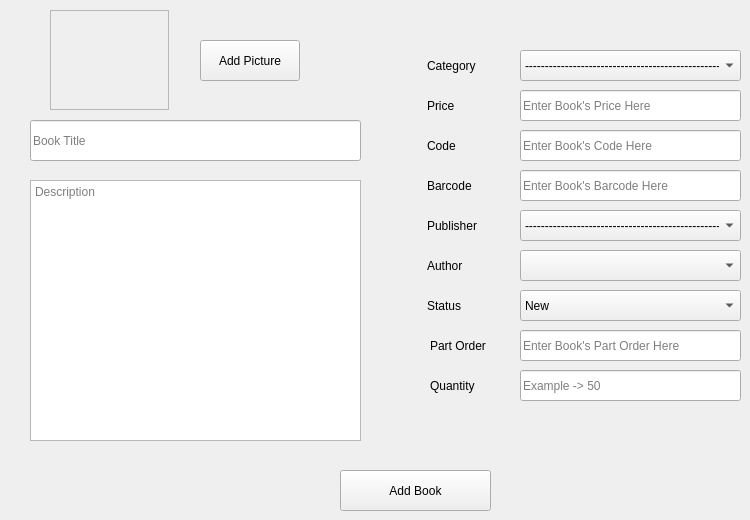
      <widget class="QWidget" name="tab_16">
       <attribute name="title">
        <string>Add New Book</string>
       </attribute>
       <widget class="QLabel" name="label_2">
        <property name="geometry">
         <rect>
          <x>427</x>
          <y>50</y>
          <width>71</width>
          <height>31</height>
         </rect>
        </property>
        <property name="text">
         <string>Category</string>
        </property>
       </widget>
       <widget class="QLabel" name="label_3">
        <property name="geometry">
         <rect>
          <x>427</x>
          <y>90</y>
          <width>71</width>
          <height>31</height>
         </rect>
        </property>
        <property name="text">
         <string>Price</string>
        </property>
       </widget>
       <widget class="QLabel" name="label_4">
        <property name="geometry">
         <rect>
          <x>427</x>
          <y>130</y>
          <width>71</width>
          <height>31</height>
         </rect>
        </property>
        <property name="text">
         <string>Code</string>
        </property>
       </widget>
       <widget class="QLabel" name="label_5">
        <property name="geometry">
         <rect>
          <x>427</x>
          <y>210</y>
          <width>71</width>
          <height>31</height>
         </rect>
        </property>
        <property name="text">
         <string>Publisher</string>
        </property>
       </widget>
       <widget class="QLabel" name="label_6">
        <property name="geometry">
         <rect>
          <x>427</x>
          <y>250</y>
          <width>71</width>
          <height>31</height>
         </rect>
        </property>
        <property name="text">
         <string>Author</string>
        </property>
       </widget>
       <widget class="QLabel" name="label_7">
        <property name="geometry">
         <rect>
          <x>427</x>
          <y>290</y>
          <width>71</width>
          <height>31</height>
         </rect>
        </property>
        <property name="text">
         <string>Status</string>
        </property>
       </widget>
       <widget class="QLabel" name="label_8">
        <property name="geometry">
         <rect>
          <x>430</x>
          <y>330</y>
          <width>81</width>
          <height>31</height>
         </rect>
        </property>
        <property name="text">
         <string>Part Order</string>
        </property>
       </widget>
       <widget class="QComboBox" name="comboBox_4">
        <property name="geometry">
         <rect>
          <x>520</x>
          <y>50</y>
          <width>221</width>
          <height>31</height>
         </rect>
        </property>
        <property name="currentText">
         <string>--------------------------------------------------</string>
        </property>
        <item>
         <property name="text">
          <string>--------------------------------------------------</string>
         </property>
        </item>
       </widget>
       <widget class="QComboBox" name="comboBox_6">
        <property name="geometry">
         <rect>
          <x>520</x>
          <y>250</y>
          <width>221</width>
          <height>31</height>
         </rect>
        </property>
       </widget>
       <widget class="QComboBox" name="comboBox_7">
        <property name="geometry">
         <rect>
          <x>520</x>
          <y>290</y>
          <width>221</width>
          <height>31</height>
         </rect>
        </property>
        <item>
         <property name="text">
          <string>New</string>
         </property>
        </item>
        <item>
         <property name="text">
          <string>Used</string>
         </property>
        </item>
        <item>
         <property name="text">
          <string>Damaged</string>
         </property>
        </item>
       </widget>
       <widget class="QComboBox" name="comboBox_8">
        <property name="geometry">
         <rect>
          <x>520</x>
          <y>210</y>
          <width>221</width>
          <height>31</height>
         </rect>
        </property>
        <property name="currentText">
         <string>--------------------------------------------------</string>
        </property>
        <item>
         <property name="text">
          <string>--------------------------------------------------</string>
         </property>
        </item>
       </widget>
       <widget class="QPushButton" name="pushButton_13">
        <property name="enabled">
         <bool>true</bool>
        </property>
        <property name="geometry">
         <rect>
          <x>340</x>
          <y>470</y>
          <width>151</width>
          <height>41</height>
         </rect>
        </property>
        <property name="sizePolicy">
         <sizepolicy hsizetype="Minimum" vsizetype="Fixed">
          <horstretch>46</horstretch>
          <verstretch>21</verstretch>
         </sizepolicy>
        </property>
        <property name="baseSize">
         <size>
          <width>39</width>
          <height>61</height>
         </size>
        </property>
        <property name="text">
         <string>Add Book</string>
        </property>
       </widget>
       <widget class="QLineEdit" name="lineEdit_6">
        <property name="geometry">
         <rect>
          <x>30</x>
          <y>120</y>
          <width>331</width>
          <height>41</height>
         </rect>
        </property>
        <property name="placeholderText">
         <string>Book Title</string>
        </property>
       </widget>
       <widget class="QLineEdit" name="lineEdit_11">
        <property name="geometry">
         <rect>
          <x>520</x>
          <y>90</y>
          <width>221</width>
          <height>31</height>
         </rect>
        </property>
        <property name="placeholderText">
         <string>Enter Book's Price Here</string>
        </property>
       </widget>
       <widget class="QTextEdit" name="textEdit">
        <property name="geometry">
         <rect>
          <x>30</x>
          <y>180</y>
          <width>331</width>
          <height>261</height>
         </rect>
        </property>
        <property name="placeholderText">
         <string>Description</string>
        </property>
       </widget>
       <widget class="QLineEdit" name="lineEdit_47">
        <property name="geometry">
         <rect>
          <x>520</x>
          <y>130</y>
          <width>221</width>
          <height>31</height>
         </rect>
        </property>
        <property name="placeholderText">
         <string>Enter Book's Code Here</string>
        </property>
       </widget>
       <widget class="QLineEdit" name="lineEdit_49">
        <property name="geometry">
         <rect>
          <x>520</x>
          <y>170</y>
          <width>221</width>
          <height>31</height>
         </rect>
        </property>
        <property name="placeholderText">
         <string>Enter Book's Barcode Here</string>
        </property>
       </widget>
       <widget class="QLabel" name="label_87">
        <property name="geometry">
         <rect>
          <x>427</x>
          <y>170</y>
          <width>71</width>
          <height>31</height>
         </rect>
        </property>
        <property name="text">
         <string>Barcode</string>
        </property>
       </widget>
       <widget class="QLineEdit" name="lineEdit_50">
        <property name="geometry">
         <rect>
          <x>520</x>
          <y>330</y>
          <width>221</width>
          <height>31</height>
         </rect>
        </property>
        <property name="placeholderText">
         <string>Enter Book's Part Order Here</string>
        </property>
       </widget>
       <widget class="QLabel" name="label_17">
        <property name="geometry">
         <rect>
          <x>430</x>
          <y>370</y>
          <width>81</width>
          <height>31</height>
         </rect>
        </property>
        <property name="text">
         <string>Quantity</string>
        </property>
       </widget>
       <widget class="QLineEdit" name="lineEdit_54">
        <property name="geometry">
         <rect>
          <x>520</x>
          <y>370</y>
          <width>221</width>
          <height>31</height>
         </rect>
        </property>
        <property name="placeholderText">
         <string>Example -&gt; 50</string>
        </property>
       </widget>
       <widget class="QLabel" name="label_19">
        <property name="geometry">
         <rect>
          <x>50</x>
          <y>10</y>
          <width>119</width>
          <height>100</height>
         </rect>
        </property>
        <property name="sizePolicy">
         <sizepolicy hsizetype="Fixed" vsizetype="Fixed">
          <horstretch>0</horstretch>
          <verstretch>0</verstretch>
         </sizepolicy>
        </property>
        <property name="styleSheet">
         <string notr="true"/>
        </property>
        <property name="frameShape">
         <enum>QFrame::Box</enum>
        </property>
        <property name="frameShadow">
         <enum>QFrame::Sunken</enum>
        </property>
        <property name="lineWidth">
         <number>0</number>
        </property>
        <property name="midLineWidth">
         <number>1</number>
        </property>
        <property name="text">
         <string/>
        </property>
        <property name="scaledContents">
         <bool>false</bool>
        </property>
        <property name="alignment">
         <set>Qt::AlignCenter</set>
        </property>
       </widget>
       <widget class="QPushButton" name="pushButton_17">
        <property name="enabled">
         <bool>true</bool>
        </property>
        <property name="geometry">
         <rect>
          <x>200</x>
          <y>40</y>
          <width>100</width>
          <height>41</height>
         </rect>
        </property>
        <property name="sizePolicy">
         <sizepolicy hsizetype="Minimum" vsizetype="Fixed">
          <horstretch>46</horstretch>
          <verstretch>21</verstretch>
         </sizepolicy>
        </property>
        <property name="baseSize">
         <size>
          <width>39</width>
          <height>61</height>
         </size>
        </property>
        <property name="text">
         <string>Add Picture</string>
        </property>
       </widget>
      </widget>
